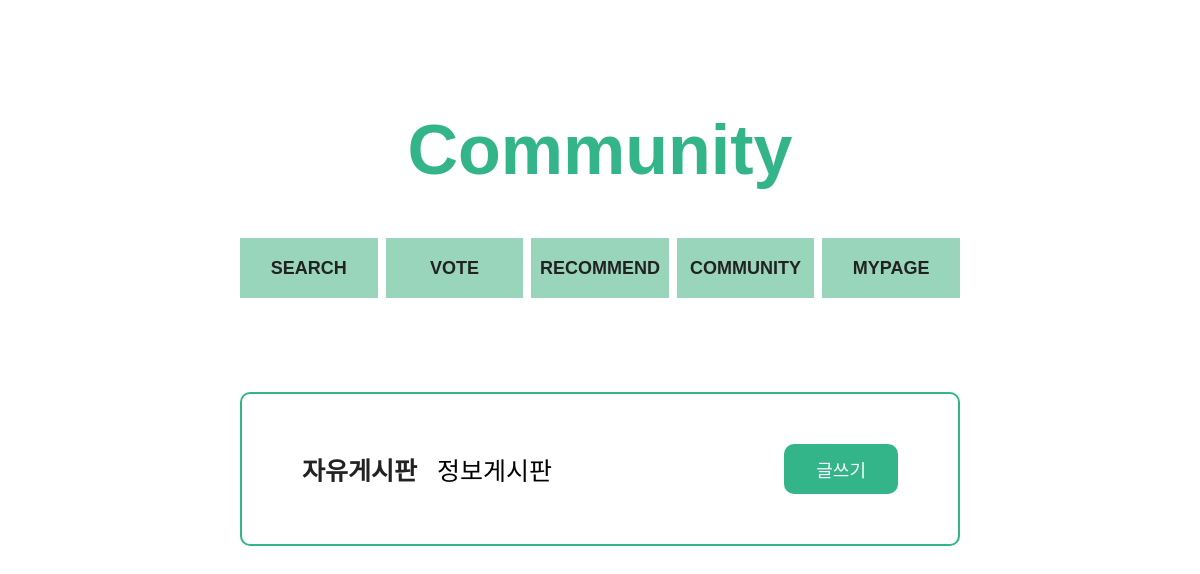
/pages/community/index.php, run on an earlier commit of the app's database.
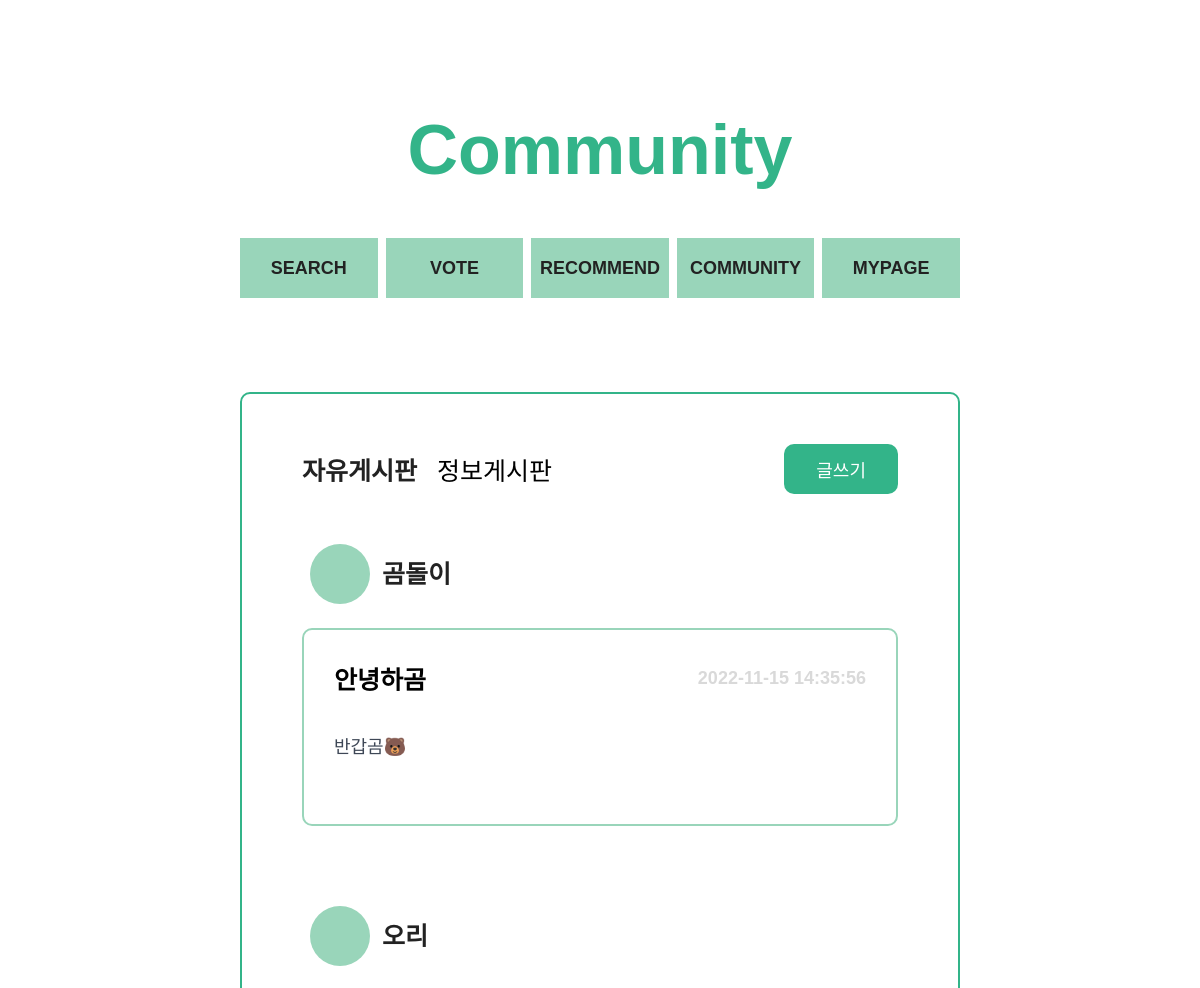
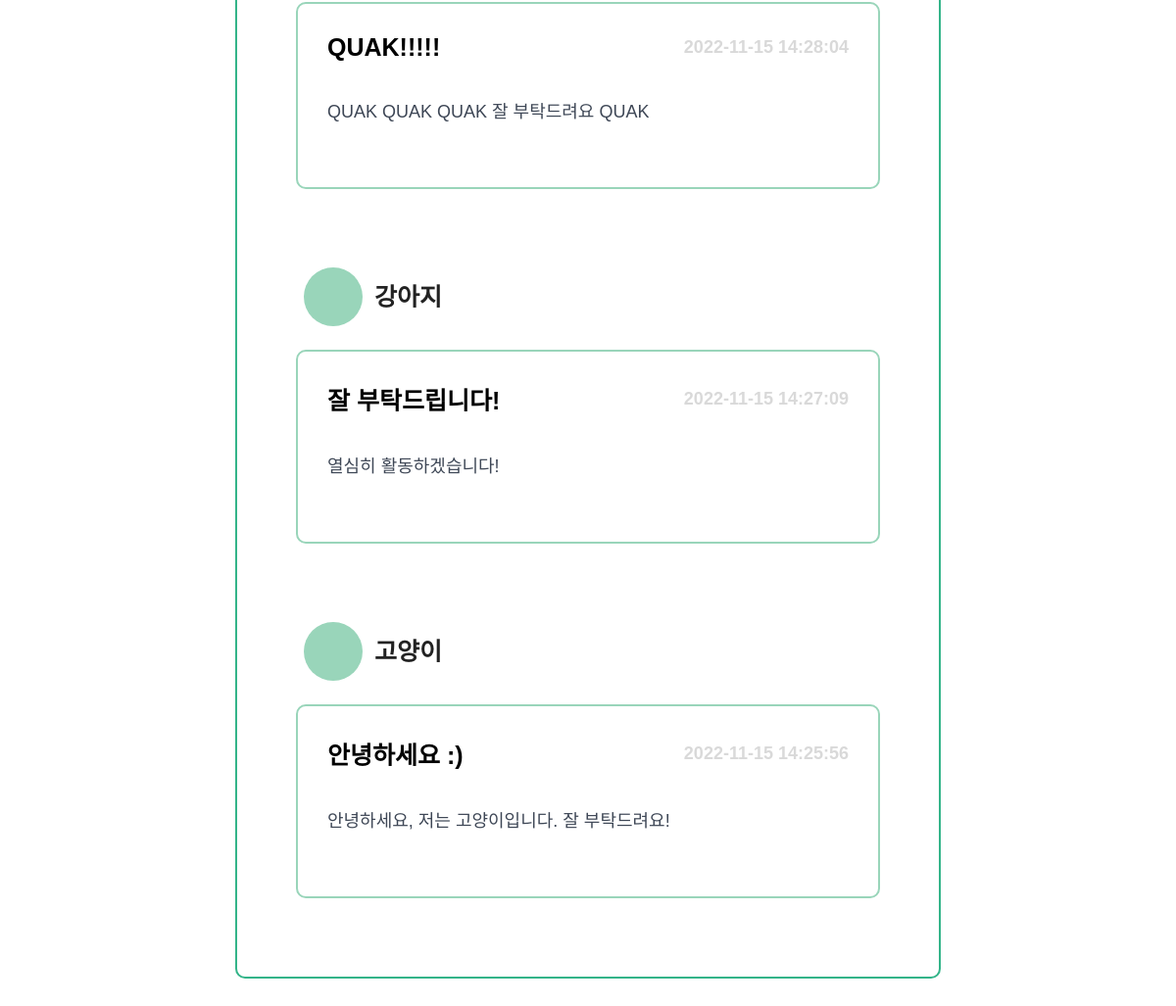
And on a later commit of the database (2 pictures, top to bottom).
### tables this page shows
create table board (
	boardid int not null auto_increment primary key,
	userid varchar(20) not null,
	title varchar(50) not null,
	content varchar(500) not null,
	timestamps timestamp not null DEFAULT CURRENT_TIMESTAMP,
	type varchar(10) not null,
	foreign key (userid) references users (userid)
);

create table users (
	userid varchar(20) not null primary key,
	password varchar(40) not null,
	name varchar(15) not null,
	profile int not null
);

### pages/community/index.php (the view, shortened to what this page needs)
<?php
$conn = mysqli_connect("localhost", "team15", "team15", "team15");
$res = array();
$userId = $_SESSION['userId'];
if (mysqli_connect_errno()) {
    echo "<script>alert('Connection fail');</script>";
    exit();
} else {
    $sql = "select f.boardid, f.title, f.content, f.timestamps, u.userid, u.name, u.profile
            from board as f
            inner join users as u on f.userid = u.userid
            where type = 'free'
            order by f.boardid desc";
    if($stmt = mysqli_prepare($conn, $sql)) {
        if(mysqli_stmt_execute($stmt)) {
            mysqli_stmt_bind_result($stmt, $boardid, $title, $content, $time, $writerId, $writer, $writer_profile);
            while(mysqli_stmt_fetch($stmt)) {
                array_push($res, [
                    "boardid" => $boardid,
                    "title" => $title,
                    "content" => $content,
                    "time" => $time,
                    "writerId" => $writerId,
                    "writer" => $writer,
                    "profile" => $writer_profile
                ]);
            }
        } else {
            echo "<script>alert('fail execute the query');</script>";
            exit();
        }
    } else {
        echo "<script>alert('Fail prepare the statement');</script>";
        exit();
    }
}
?>
<!DOCTYPE html>
<html lang="en">
<head>
    <link rel="stylesheet" href="../../index.css">
    <link rel="stylesheet" href="./communityStyle.css">
</head>
<body>
    <div id="contents">
        <header class="title">
            <h1>Community</h1>
        </header>
        <section class="menu">
            <a href="../search/search.php"><h4 class="eachMenu">SEARCH</h4></a>
            <a href="../vote/index.html"><h4 class="eachMenu">VOTE</h4></a>
            <a href="../recommend/index.html"><h4 class="eachMenu">RECOMMEND</h4></a>
            <a href="../community/index.php"><h4 class="eachMenu">COMMUNITY</h4></a>
            <a href="../mypage/index.php"><h4 class="eachMenu">MYPAGE</h4></a>
        </section>
        <section class="board">
            <div class="topMenu">
                <div class="category">
                    <h3 class="free" onclick="location.href='index.php'"><span id="span">자유게시판</span></h3>
                    <h3 class="info" onclick="location.href='community_info.php'">정보게시판</h3>
                </div>
                <?php
                $url = "./community_newPost.php?type=free";
                ?>
                    <button class="button" onclick="location.href='<?=$url?>'">글쓰기</button>
            </div>
            <?php
            for ($i=0; $i < count($res); $i++) {
                if($res[$i]['writerId'] == $userId) {
                    $url = "community_myPost.php?boardid=".$res[$i]['boardid'];
                } else {
                    $url = "community_each.php?boardid=".$res[$i]['boardid'];
                }
            ?>
            <div class="post" onclick="location.href='<?=$url?>'">
                <div class="eachProfile">
                    <div class="profileImg">
                    </div>
                    <p class="nickName"><?=$res[$i]['writer']?></p>
                </div>
                <div class="eachPost">
                    <div class="eachPostTop">
                        <h3 class="eachPostTitle"><?=$res[$i]['title']?></h3>
                        <div class="timeStamp"><?=$res[$i]['time']?></div>
                    </div>
                    <h4 class="postContents">
                        <?=$res[$i]['content']?>
                    </h4>
                </div>
            </div>
            <?php
            }
            ?>
        </section>
    </div>
</body>
</html>

### index.css (style rules this page uses)
:root { --color-white: #ffffff; --color-gray-600: #222222; --color-gray-500: #3E4756; --color-gray-450: #A2ACBD; --color-gray-400: #9A9999; --color-gray-350: #D9D9D9; --color-gray-300: #EEEEEE; --color-blue-600: #1B4965; --color-blue-500: #62B6CB; --color-blue-400: #5FA8D3; --color-blue-300: #98C0F6; --color-blue-200: #CAE9FF; --color-red-300: #F47D79; --color-red-200: #FCA5A5; --color-red-100: #FECACA; --color-green-300: #33B489; --color-green-200: #67C891; --color-green-100: #99D5BA; --color-grad-500: #BEE9E8; --color-grad-400: #ACF2E2; --color-grad-300: #A8F8CF; --color-grad-200: #B6FCB3; --color-grad-100: #F9F871; --font-large: 70px; --font-medium: 35px; --font-regular: 25px; --font-semi-regular : 20px; --font-small:18px; --font-semi-micro: 15px; --font-micro: 13px; --weight-bold: 700; --weight-regular: 400; --weight-light: 300; --border-radius-regular: 10px; --border-radius-small: 5px; --animation-duration: 300ms; --width-large:72rem; --width-medium:65rem; }
* { box-sizing: border-box; font-size: 62.5%; }
body { width: 100%; height: 100%; font-family: "source-han-sans-korean", sans-serif; cursor: default; text-align: center; background-color: var(--color-white); margin: 0; padding: 0; }
a { text-decoration: none; }
button { background-color: transparent; cursor: pointer; border: none; outline: none; padding: 0; }
h1, .title1 { font-size: var(--font-large); font-weight: var(--weight-bold); margin:0; }
h3, .title3 { font-size: var(--font-regular); font-weight: var(--weight-bold); margin:0; }
h4, .title4 { font-size: var(--font-small); font-weight: var(--weight-bold); margin:0; }
#contents { margin: 0 auto; display: flex; flex-direction: column; width: 72rem; padding-bottom: 10rem; }
.title { margin-top:11rem; margin-bottom:2.4rem; }

### pages/community/communityStyle.css (style rules this page uses)
.title { color : var(--color-green-300); font-weight: var(--weight-bold); font-size: var(--font-large); text-align: center; margin-top: 11rem; }
.menu { display: grid; grid-template-columns: 1fr 1fr 1fr 1fr 1fr; column-gap: 0.8rem; width: 100%; height: 6rem; margin: 2.4rem auto; }
.eachMenu { display: flex; align-items: center; justify-content: center; background-color: var(--color-green-100); height: 100%; color: var(--color-gray-600); }
.board { margin-top: 7rem; border: 2px solid var(--color-green-300); border-radius: var(--border-radius-regular); width: 100%; height: max-content; padding: 5rem 6rem 0 6rem; }
.topMenu { display: flex; flex-direction: row; align-items: center; justify-content: space-between; width: 100%; margin-bottom: 5rem; }
.category { display: flex; flex-direction: row; align-items: center; justify-content: space-between; }
.free, .info { margin-right: 2rem; font-weight: var(--weight-regular) }
#span { color: var(--color-gray-600); font-size: var(--font-regular); font-weight: var(--weight-bold); }
.button { width: auto; padding: 1.2rem 3.2rem; background-color: var(--color-green-300); border-radius: var(--border-radius-regular); color: var(--color-white); font-size: var(--font-small); }
.eachPost { margin: 2.4rem auto 8rem auto; border: 2px solid var(--color-green-100); border-radius: var(--border-radius-regular); width: 100%; height: max-content; padding: 3rem; background-color: var(--color-white) }
.eachProfile { display: grid; grid-template-columns: 6rem max-content; column-gap: 1.2rem; height: 6rem; margin-left: 0.8rem; }
.profileImg { width: 6rem; height: 6rem; border-radius: 100%; background-color: var(--color-green-100); }
.nickName { color: var(--color-gray-600); font-size: var(--font-regular); font-weight: var(--weight-bold); margin: 0; line-height: 6rem; }
.eachPostTop, .each_eachPostTop { display: flex; flex-direction: row; align-items: center; justify-content: space-between; margin-bottom: 3.6rem; }
.timeStamp { top: 1rem; color: var(--color-gray-350); font-size: var(--font-small); font-weight: var(--weight-bold); }
.eachPostTitle { margin: 0; }
.postContents { color: var(--color-gray-500); font-weight: var(--weight-regular); text-align: left; margin-bottom: 3.6rem; }

What changed in the data, as far as the page shows it:
added board: userid.name "곰돌이", title "안녕하곰", timestamps "2022-11-15 14:35:56", content "반갑곰🐻"
added board: userid.name "오리", title "QUAK!!!!!", timestamps "2022-11-15 14:28:04", content "QUAK QUAK QUAK 잘 부탁드려요 QUAK"
added board: userid.name "강아지", title "잘 부탁드립니다!", timestamps "2022-11-15 14:27:09", content "열심히 활동하겠습니다!"
added board: userid.name "고양이", title "안녕하세요 :)", timestamps "2022-11-15 14:25:56", content "안녕하세요, 저는 고양이입니다. 잘 부탁드려요!"
